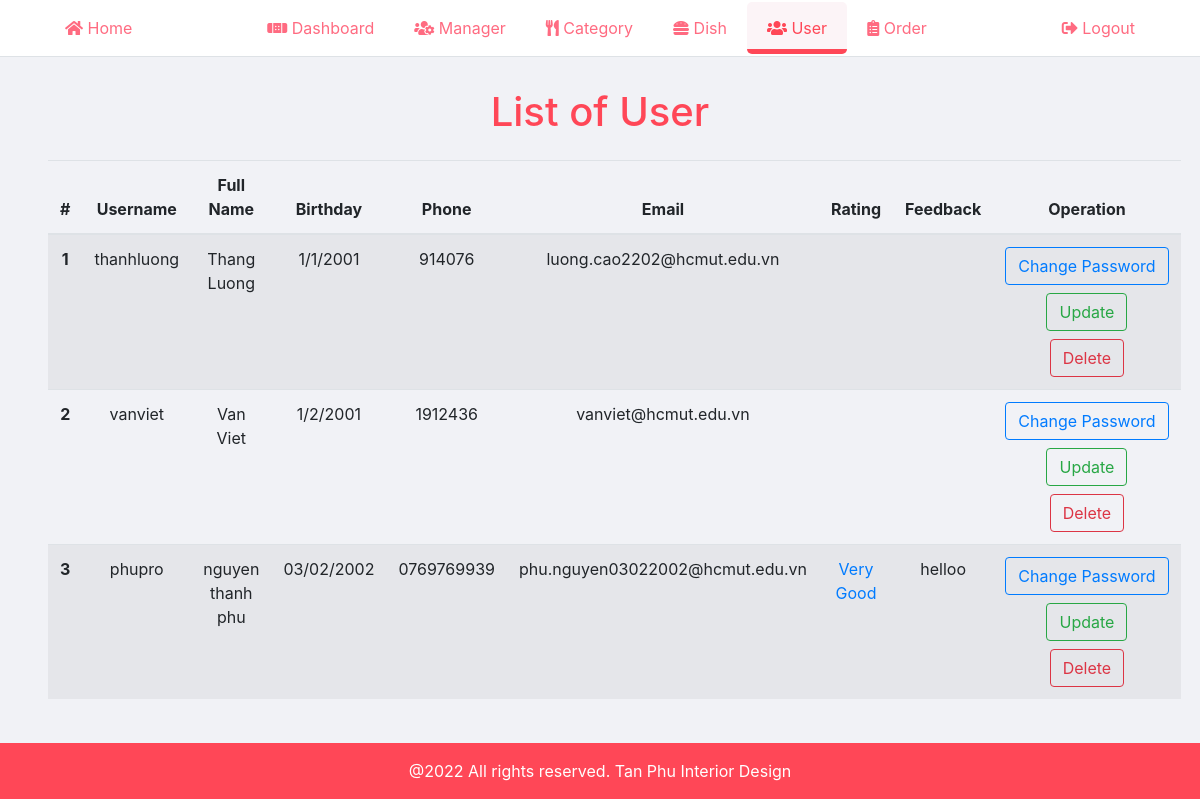
The page /manager_page/user/user.php (signed in) on the database its author committed.
### tables this page shows
CREATE TABLE `users` (
  `id` int(10) UNSIGNED NOT NULL,
  `username` varchar(100) NOT NULL,
  `password` varchar(255) NOT NULL,
  `full_name` varchar(100) NOT NULL,
  `birthday` varchar(50) NOT NULL,
  `phone` varchar(50) NOT NULL,
  `email` varchar(100) NOT NULL,
  `rating` varchar(50) NOT NULL,
  `feedback` varchar(255) NOT NULL
);

### manager_page/user/user.php (the view, shortened to what this page needs)
<?php
    include('../partials/header.php');
?>
    <div class="content">
        <div class="py-3 px-5 mobile__content">
            <h1 class="text-center primary-color mt-3">List of User</h1>
            <table class="table table-striped mt-4 mobile__none tablet__none">
            <thead>
                <tr>
                    <th scope="col" class="text-center">#</th>
                    <th scope="col" class="text-center">Username</th>
                    <th scope="col" class="text-center">Full Name</th>
                    <th scope="col" class="text-center">Birthday</th>
                    <th scope="col" class="text-center">Phone</th>
                    <th scope="col" class="text-center">Email</th>
                    <th scope="col" class="text-center">Rating</th>
                    <th scope="col" class="text-center">Feedback</th>
                    <th scope="col" class="text-center">Operation</th>
                </tr>
            </thead>
                <tbody>
                    <?php
                        $sql = "SELECT * FROM users";
                        $res = mysqli_query($connection, $sql);
                        $n = 1;
                        $count = mysqli_num_rows($res);
                        if ($count > 0) {
                            while ($row = mysqli_fetch_assoc($res)) {
                                $id = $row['id'];
                                $username = $row['username'];
                                $full_name = $row['full_name'];
                                $birthday = $row['birthday'];
                                $phone = $row['phone'];
                                $email = $row['email'];
                                $rating = $row['rating'];
                                $feedback = $row['feedback'];
                                ?>
                                    <tr>
                                        <th scope="row" class="text-center"><?php echo $n++; ?></th>
                                        <td class="text-center"><?php echo $username; ?></td>
                                        <td class="text-center"><?php echo $full_name; ?></td>
                                        <td class="text-center"><?php echo $birthday; ?></td>
                                        <td class="text-center"><?php echo $phone; ?></td>
                                        <td class="text-center"><?php echo $email; ?></td>
                                        <td class="text-center">
                                            <?php
                                                if ($rating == "Very Bad") {
                                                    echo "<label class='text-danger'>$rating</label>";
                                                }
                                                else if ($rating == "Bad") {
                                                    echo "<label class='text-warning'>$rating</label>";
                                                }
                                                else if ($rating == "Mediocre") {
                                                    echo "<label>$rating</label>";
                                                }
                                                else if ($rating == "Good") {
                                                    echo "<label class='text-success'>$rating</label>";
                                                }
                                                else if ($rating == "Very Good") {
                                                    echo "<label class='text-primary'>$rating</label>";
                                                }
                                            ?>
                                        </td>
                                        <td class="text-center"><?php echo $feedback; ?></td>
                                        <td class="text-center">
                                            <a href="<?php echo SITEURL; ?>manager_page/user/change_password.php?id=<?php echo $id; ?>" class="btn btn-outline-primary">Change Password</a>
                                            <a href="<?php echo SITEURL; ?>manager_page/user/update_user.php?id=<?php echo $id; ?>" class="btn btn-outline-success mx-2 mt-2">Update</a>
                                            <a href="<?php echo SITEURL; ?>manager_page/user/delete_user.php?id=<?php echo $id; ?>" class="btn btn-outline-danger mt-2">Delete</a>
                                        </td>
                                    </tr>
                                <?php
                            }
                        } else {
                            ?>
                                <tr>
                                    <td colspan="8"><div class="text-danger">No User</div></td>
                                </tr>
                            <?php
                        }
                    ?>
                </tbody>
            </table>
        </div>
    </div>
<?php
    include('../partials/footer.php');
?>

### css/manager.css (style rules this page uses)
.primary-color { color: #ff4757; }
.content { margin-top: 56px; background-color: #f1f2f6; min-height: calc(100vh - 113px); }

### rows shown on the page
users: username "thanhluong", full_name "Thang Luong", birthday "1/1/2001", phone "914076", email "luong.cao2202@hcmut.edu.vn"
users: username "vanviet", full_name "Van Viet", birthday "1/2/2001", phone "1912436", email "vanviet@hcmut.edu.vn"
users: username "phupro", full_name "nguyen thanh phu", birthday "03/02/2002", phone "0769769939", email "phu.nguyen03022002@hcmut.edu.vn", rating "Very Good", feedback "helloo"
